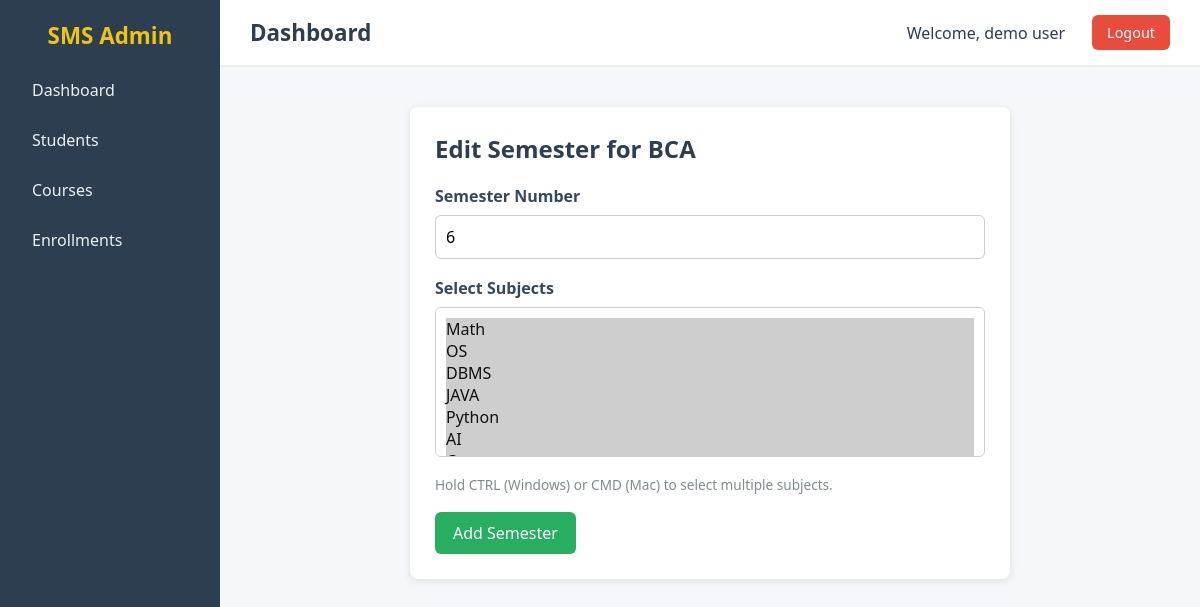
Page /courses/edit/semester/10 (signed in) on the committed database.
### SMS/app/models/sms_models.py (models this page shows)
class User(db.Model):
    __tablename__ = "users"
    id = db.Column(db.Integer,primary_key= True)
    name = db.Column(db.String(100),nullable =False)
    email = db.Column(db.String(80),nullable = False)
    username = db.Column(db.String(80),unique = True,nullable = False)
    password = db.Column(db.String(80),nullable = False)

class Course(db.Model):
    __tablename__ = "courses"
    id = db.Column(db.Integer, primary_key=True)
    name = db.Column(db.String(100), nullable=False, unique=True)
    duration = db.Column(db.String(20), nullable=False)
    semesters = db.relationship("Semester", backref="course", lazy=True)

class Semester(db.Model):
    __tablename__ = "semesters"
    id = db.Column(db.Integer, primary_key=True)
    number = db.Column(db.Integer, nullable=False)  # e.g., 1, 2, 3...
    course_id = db.Column(db.Integer, db.ForeignKey("courses.id"), nullable=False)
    subjects = db.relationship("Subject", secondary="semester_subjects", backref="semesters")

### SMS/app/routes/courses.py (the view)
@course_bp.route("/courses/edit/semester/<int:semester_id>", methods=["POST", "GET"])
@login_required
def edit_sem(semester_id):
    got_sem = Semester.query.get_or_404(semester_id)
    if request.method == "POST":
        got_sem.number = request.form.get("number")
        new_selected_sub = request.form.getlist("subjects")
        got_sem.subjects = Subject.query.filter(Subject.code.in_(new_selected_sub)).all()
        db.session.commit()
        return redirect(url_for("course.semester_manage", course_id=got_sem.course.id))
    return render_template(
        "courses/edit_semester.html",
        course=got_sem.course,
        semester=got_sem,
        subjects=Subject.query.all()  # send ALL subjects
    )

### SMS/app/decorator/login_auth.py (called while the page is built)
def login_required(f):
    @wraps(f)
    def decorated_function(*args, **kwargs):
        if "user_id" not in session:
            return redirect(url_for("auth.login"))  # redirect to login page
        return f(*args, **kwargs)
    return decorated_function

### SMS/app/routes/base.py (called while the page is built)
@base_bp.app_context_processor
def inject_user():
    user_id = session.get('user_id')
    if user_id:
        return {"login_user": User.query.get(user_id)}
    return {"login_user": None}

### SMS/app/templates/courses/edit_semester.html (shortened to what this page needs)
{% extends "base.html" %}
{% block css %}
<link rel="stylesheet" href="{{ url_for('static', filename='css/add_semester.css') }}">
{% endblock %}
{% block content %}
<div class="form-container">
  <h2>Edit Semester for {{ course.name  }}</h2>
  <form method="POST" action="/courses/edit/semester/{{semester.id}}">
    <label for="number">Semester Number</label>
    <input type="number" id="number" value="{{semester.number}}" name="number" placeholder="e.g. 1" required>
    <label for="subjects">Select Subjects</label>
    <select id="subjects" name="subjects" multiple required>
      {% for subject in subjects %}
        <option value="{{ subject.code }}" {% if subject in semester.subjects %}selected{% endif %}>{{ subject.name }}</option>
      {% endfor %}
    </select>
    <small class="note">Hold CTRL (Windows) or CMD (Mac) to select multiple subjects.</small>
    <button type="submit" class="btn">Add Semester</button>
  </form>
</div>
{% endblock %}

### SMS/app/templates/base.html (shortened to what this page needs)
<!DOCTYPE html>
<html lang="en">
<head>
    <link rel="stylesheet" href="{{ url_for('static', filename='css/base.css') }}">
    {% block css %}{% endblock %}
</head>
<body>
    <div class="main-content">
        <div class="sidebar">
            <h2><a href="/">SMS Admin</h2></a>
            <ul>
                <li><a href="/">Dashboard</a></li>
                <li><a href="/students">Students</a></li>
                <li><a href="/courses">Courses</a></li>
                <li><a href="/enrollments">Enrollments</a></li>
            </ul>
        </div>
        <div class="content">
            <header>
                <h1>{% block header_title %}Dashboard{% endblock %}</h1>
                <div class="user-info">
                    <span class="username">Welcome, {{ login_user.name }}</span>
                    <a href="/logout" class="logout-btn" onclick="clearAppCache()">Logout</a>
                </div>
            </header>
            <main>
            {% block content %}
            {% endblock %}
        </main>
        </div>
    </div>
</body>
</html>

### SMS/app/static/css/base.css (style rules this page uses)
* { margin: 0; padding: 0; box-sizing: border-box; font-family: "Segoe UI", Tahoma, Geneva, Verdana, sans-serif; }
body { background: #f5f7fa; color: #333; min-height: 100vh; }
.main-content { display: flex; min-height: 100vh; }
.sidebar { width: 220px; background: #2c3e50; color: #fff; padding: 20px; flex-shrink: 0; }
.sidebar h2 { text-align: center; margin-bottom: 20px; font-size: 1.4rem; }
.sidebar h2 a { text-decoration: none; color: #f1c40f; }
.sidebar ul { list-style: none; }
.sidebar ul li { margin: 12px 0; }
.sidebar ul li a { text-decoration: none; color: #ecf0f1; padding: 8px 12px; display: block; border-radius: 6px; transition: background 0.3s; }
.content { flex-grow: 1; display: flex; flex-direction: column; }
header { background: #fff; padding: 15px 30px; display: flex; justify-content: space-between; align-items: center; border-bottom: 2px solid #eee; }
.user-info { display: flex; align-items: center; gap: 15px; }
.username { font-size: 1rem; font-weight: 500; color: #2c3e50; padding: 6px 12px; border-radius: 6px; }
header h1 { font-size: 1.4rem; color: #2c3e50; }
.logout-btn { text-decoration: none; background: #e74c3c; color: #fff; padding: 8px 15px; border-radius: 6px; font-size: 0.9rem; transition: background 0.3s; }
main { flex-grow: 1; padding: 20px; }

### SMS/app/static/css/add_semester.css (style rules this page uses)
.form-container { background: #fff; padding: 25px; border-radius: 8px; box-shadow: 0 2px 8px rgba(0,0,0,0.1); max-width: 600px; margin: 20px auto; }
.form-container h2 { margin-bottom: 20px; font-size: 1.5rem; color: #2c3e50; }
.form-container label { display: block; margin-bottom: 8px; font-weight: bold; color: #34495e; }
.form-container input, .form-container select { width: 100%; padding: 10px; margin-bottom: 18px; border: 1px solid #ccc; border-radius: 6px; font-size: 1rem; }
.form-container select[multiple] { height: 150px; }
.form-container .note { font-size: 0.85rem; color: #7f8c8d; display: block; margin-bottom: 18px; }
.form-container .btn { display: inline-block; background: #27ae60; color: #fff; padding: 10px 18px; border-radius: 6px; font-size: 1rem; cursor: pointer; transition: background 0.3s; text-decoration: none; border: none; }

### rows in the picture
User: name "demo user"
Course: name "BCA"
Semester: number "6"

### other values in the picture
form field subjects "Math ☑ / OS ☑ / DBMS ☑ / JAVA ☑ / Python ☑ / AI ☑"
